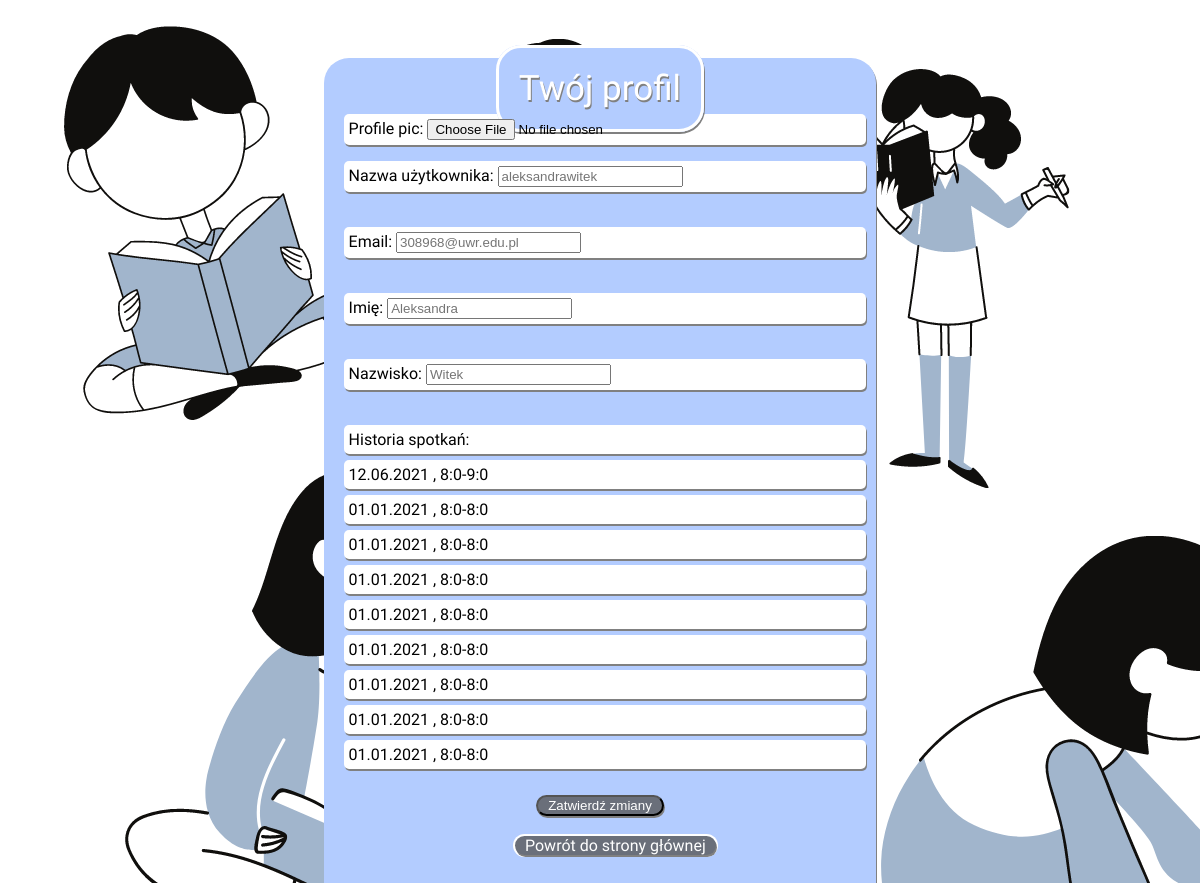
The page /profile/ (signed in) on the database as committed earlier.
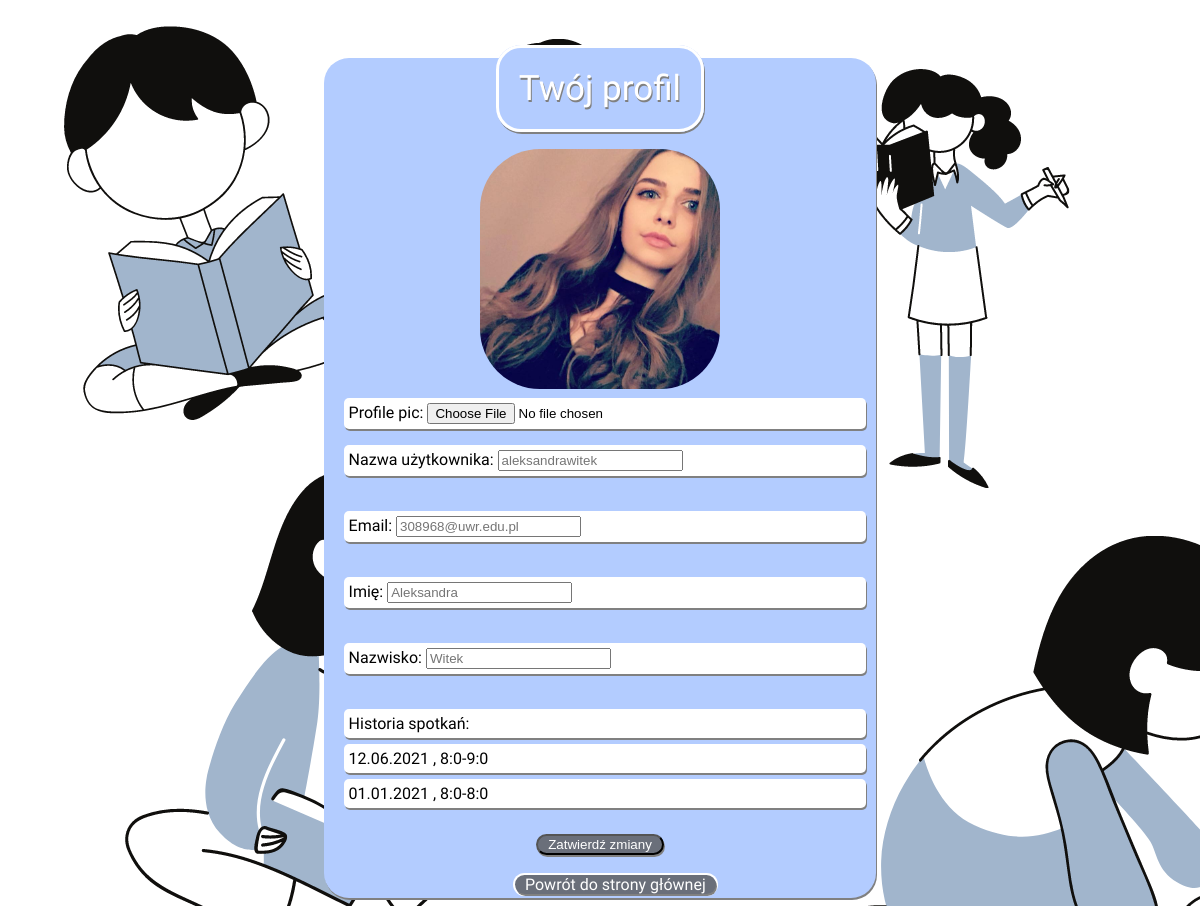
The same page on the database as committed later.
### kalendarzapp/models.py (models this page shows, shortened)
class Meeting(models.Model):
    day = models.IntegerField(validators =[MinValueValidator(1), MaxValueValidator(31)], null = True)
    month = models.IntegerField(validators = [MinValueValidator(1), MaxValueValidator(12)],null = True)
    year = models.IntegerField(validators = [MinValueValidator(2021)],null = True)
    user = models.CharField(max_length=50, null = True)
    hour_start = models.IntegerField(validators = [MinValueValidator(0), MaxValueValidator(24)],null = True)
    hour_stop = models.IntegerField(validators = [MinValueValidator(0), MaxValueValidator(24)],null = True)
    minute_start = models.IntegerField(validators = [MinValueValidator(0), MaxValueValidator(60)],null = True)
    minute_stop = models.IntegerField(validators = [MinValueValidator(0), MaxValueValidator(60)],null = True)
    comment = models.TextField(null=True, blank=True)

class Historie(models.Model):
    user = models.CharField(max_length=50, null = True)
    history = models.TextField(null=True, blank=True)
    profile_pic = models.ImageField(null=True, blank=True)

### kalendarzapp/views.py (the view)
# urls.py: path('profile/', views.profile, name = 'profile'),
def profile(request):
    email = request.user.email
    user = request.user.username
    name = request.user.first_name
    lastname = request.user.last_name
    fields = get_user_model()
    profile_fields = fields.objects.all()
    meetings = Meeting.objects.filter(user=user)
    picture = Historie.objects.filter(user=user)
    form = ChangePhoto()
    if request.method == 'POST' :
        if request.POST.get('username') or request.POST.get('email') or request.POST.get('name') or request.POST.get('lastname'):
            if request.POST.get('username') != '':
                profile_fields.update(username = request.POST.get('username'))
            if request.POST.get('email') != '':
                profile_fields.update(email = request.POST.get('email'))
            if request.POST.get('name') != '':
                profile_fields.update(first_name = request.POST.get('name'))
            if request.POST.get('lastname') != '':
                profile_fields.update(last_name = request.POST.get('lastname'))
            email = request.user.email
            user = request.user.username
            name = request.user.first_name
            lastname = request.user.last_name
            messages.info(request, "Poprawnie zmieniono dane")
            return render(request, 'kalendarzapp/profile.html', {'user':user, 'email': email, 'meetings':meetings, 'name':name, 'lastname':lastname, 'picture':picture, 'form':form})
        else:
            messages.info(request, "Niepoprawnie uzupełniono dane")
    else:
        return render(request, 'kalendarzapp/profile.html', {'user':user,'email': email, 'meetings':meetings, 'name':name, 'lastname':lastname, 'picture':picture, 'form':form})

### kalendarzapp/forms.py
class ChangePhoto(ModelForm):
    class Meta:
        model = Historie
        fields = ['profile_pic']

### kalendarzapp/templates/kalendarzapp/profile.html (shortened to what this page needs)
<!DOCTYPE html>
<html lang="pl">
    <head>
    </head>
    <body>
        <center>
            <div id = "profile">
               <h> Twój profil </h>
                   <form method="POST" action="">
                        {% for image in picture %}
                            <img src = "{{ image.profile_pic.url }}">
                        {% endfor %}
                        <center>{{form.as_p}}</center>
                    </form>
                    <form method="POST" action="">
                    <p>
                        Nazwa użytkownika: <input type = "text" name="username" placeholder="{{ user }}">
                    </p>
                    <p>
                        Email: <input type = "text" name="email" placeholder="{{ email }}">
                    </p>
                    <p>
                        Imię: <input type = "text" name="name" placeholder="{{ name }}">
                    </p>
                    <p>
                        Nazwisko: <input type = "text" name="lastname" placeholder="{{ lastname }}">
                    </p>
                    <p id = "history">
                        Historia spotkań:
                        {% for item in meetings %}
                            {% if item.day < 10 %}
                                {% if item.month < 10 %}
                                    <p class = "detail"> 0{{ item.day }}.0{{ item.month }}.{{ item.year }} , {{ item.hour_start }}:{{ item.minute_start }}-{{ item.hour_stop }}:{{ item.minute_stop }}</p>
                                {% else %}
                                    <p class = "detail"> 0{{ item.day }}.{{ item.month }}.{{ item.year }} , {{ item.hour_start }}:{{ item.minute_start }}-{{ item.hour_stop }}:{{ item.minute_stop }}</p>
                                {% endif %}
                            {% else %}
                                {% if item.month < 10 %}
                                    <p class = "detail"> {{ item.day }}.0{{ item.month }}.{{ item.year }} , {{ item.hour_start }}:{{ item.minute_start }}-{{ item.hour_stop }}:{{ item.minute_stop }}</p>
                                {% else %}
                                    <p class = "detail"> {{ item.day }}.{{ item.month }}.{{ item.year }} , {{ item.hour_start }}:{{ item.minute_start }}-{{ item.hour_stop }}:{{ item.minute_stop }}</p>
                                {% endif %}
                            {% endif %}
                        {% endfor %}
                    <center><button type = "submit" value= "Zatwierdź" id = 'addnew'>Zatwierdź zmiany</button></center>
                    <center><a href=http://localhost:8000> Powrót do strony głównej </a></center>
                </form>
            </div>
        </center>
    </body>
</html>

### kalendarzapp/templates/kalendarzapp/profile.html (style rules this page uses)
body { background-image: url("../../static/glowna_tlo.png"); padding-top: 50px; font-family: 'Buenard', sans-serif; position: relative; }
div { width: 45%; background-color: #b3ccff; border-radius: 25px; padding: 10px; box-shadow: 1px 2px grey; }
div h { font-size: 35px; border:solid white; border-radius: 25px; padding: 20px; background-color: #b3ccff; color: white; text-shadow: 1px 2px grey; box-shadow: 1px 2px grey; }
div p { text-align: left; margin-left: 10px; margin-top: 35px; border-radius: 5px 5px 5px 5px; text-align: left; box-shadow: 1px 2px grey; background-color: white; padding: 5px; }
div p:first-of-type { margin-top: 5px; }
a { background-color: #6a6f7a; color: white; border-radius: 25px; padding-left: 10px; padding-right: 10px; text-decoration: none; box-shadow: 1px 2px grey, 0px 0px 0px 2px white; position: absolute; margin-left: -85px; margin-top: 20px; }
#addnew { background-color: #6a6f7a; color: white; border-radius: 25px; padding-left: 10px; padding-right: 10px; box-shadow: 1px 2px grey; margin-top:10px; }
.detail { text-align: left; margin-left: 10px; border-radius: 5px 5px 5px 5px; text-align: left; box-shadow: 1px 2px grey; background-color: white; padding: 5px; margin-top: -10px; }
#profile { height: 750px; }
img { width: 45%;; border-radius: 25%; margin-top: 40px; }

Rows that differ between the two databases and show on the page:
removed Meeting: day "1", month "1", year "2021", hour_start "8", minute_start "0", hour_stop "8", minute_stop "0"
removed Meeting: day "1", month "1", year "2021", hour_start "8", minute_start "0", hour_stop "8", minute_stop "0"
removed Meeting: day "1", month "1", year "2021", hour_start "8", minute_start "0", hour_stop "8", minute_stop "0"
removed Meeting: day "1", month "1", year "2021", hour_start "8", minute_start "0", hour_stop "8", minute_stop "0"
removed Meeting: day "1", month "1", year "2021", hour_start "8", minute_start "0", hour_stop "8", minute_stop "0"
removed Meeting: day "1", month "1", year "2021", hour_start "8", minute_start "0", hour_stop "8", minute_stop "0"
removed Meeting: day "1", month "1", year "2021", hour_start "8", minute_start "0", hour_stop "8", minute_stop "0"
added Historie: profile_pic (picture)
